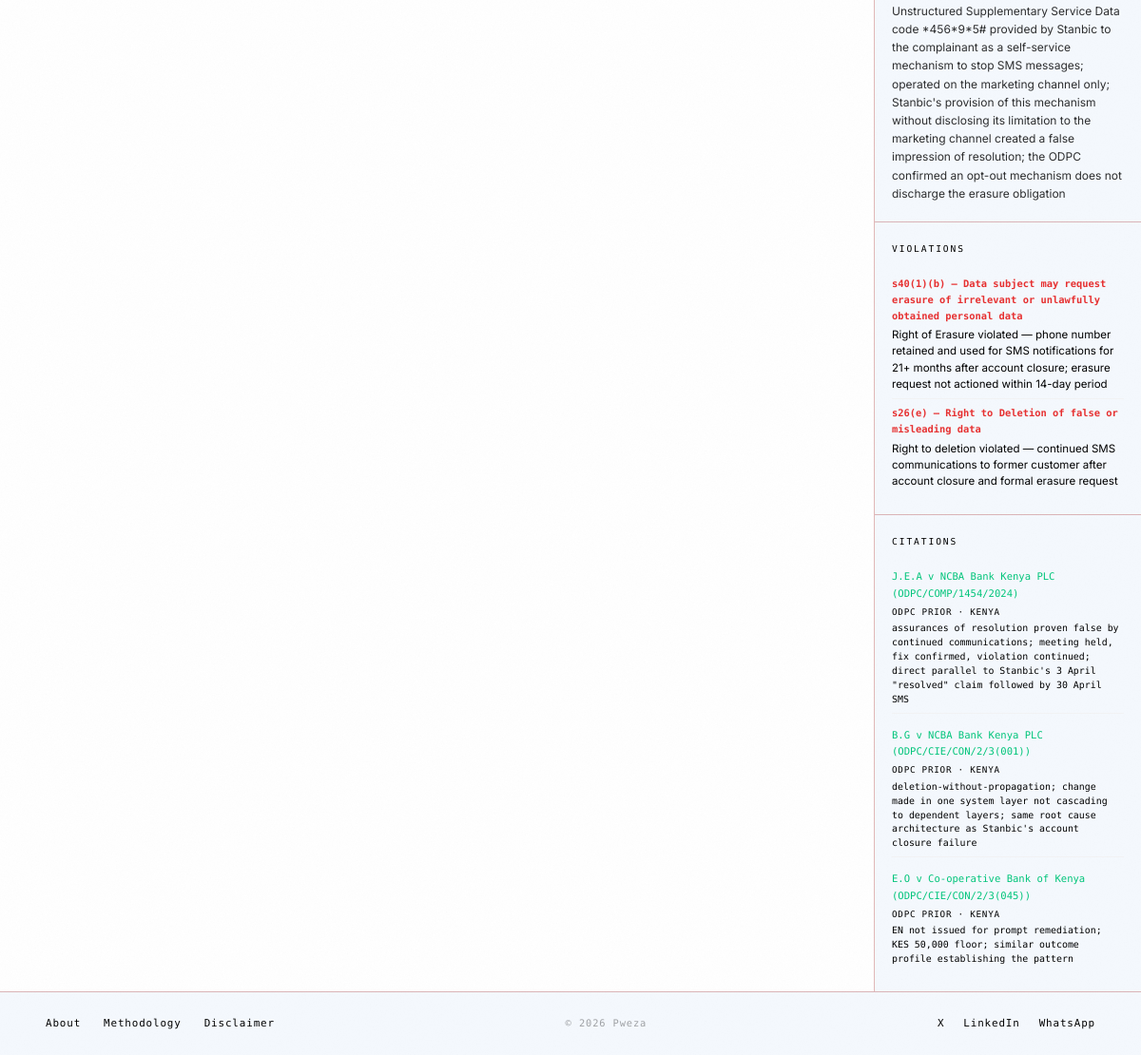
Page /glitch/2 (lower part) on the earlier database version.
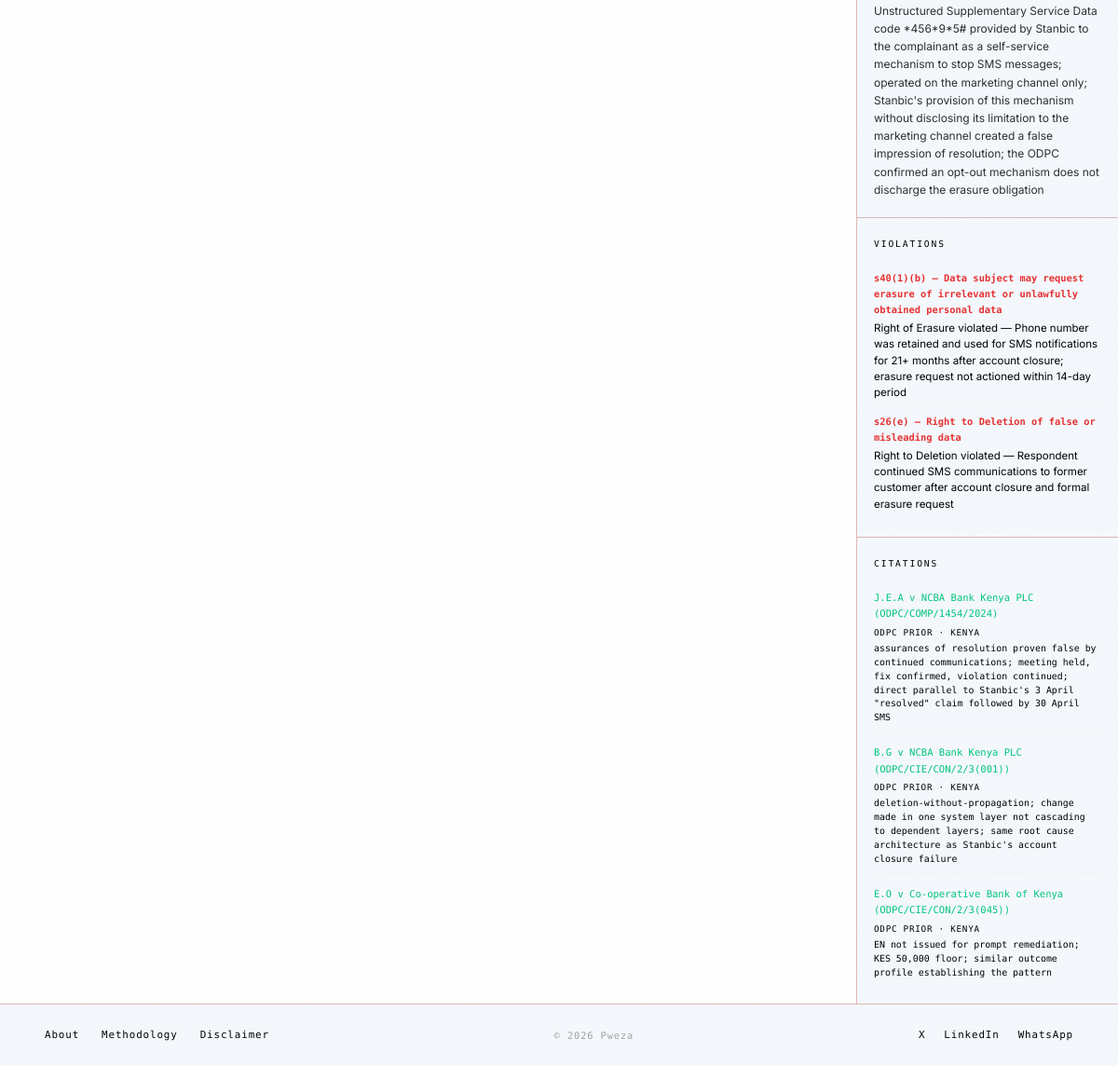
Same page on the later database version.
### tables this page shows
CREATE TABLE violations (
    id                  INTEGER PRIMARY KEY AUTOINCREMENT,
    determination_id    INTEGER NOT NULL
                            REFERENCES determinations(id) ON DELETE CASCADE,
    section_id      	INTEGER
                            REFERENCES sections(id) ON DELETE SET NULL,
    violation_type      TEXT,               -- human-readable description
    severity            REAL DEFAULT 0,     -- 0–5 scale
    recurring_pattern   INTEGER DEFAULT 0,  -- BOOLEAN: 1 = seen across cases
    section_number_raw	TEXT,  -- denormalised from source, used as fallback display
    created_at          TEXT DEFAULT (datetime('now'))
);

CREATE TABLE sections (
    id                INTEGER PRIMARY KEY AUTOINCREMENT,
    section_number    TEXT NOT NULL UNIQUE,  -- e.g. "25", "26(a)", "30(1)(b)"
    act_name          TEXT DEFAULT 'Data Protection Act, 2019',
    title             TEXT,                  -- short human-readable description
    thematic_category TEXT,                  -- "Consent", "Data Subject Rights"
    created_at        TEXT DEFAULT (datetime('now'))
);

### app.py (the view)
@app.route("/glitch/<int:glitch_id>")
def glitch_detail(glitch_id):
    db    = get_db()
    entry = db.execute("SELECT * FROM glitch WHERE id = ?", (glitch_id,)).fetchone()
    if not entry:
        return render_template("404.html"), 404
    det = None
    terms = []
    citations = []
    violations = []
    if entry["determination_id"]:
        det = db.execute(
            "SELECT * FROM determinations WHERE id = ?",
            (entry["determination_id"],),
        ).fetchone()
        terms = db.execute(
            "SELECT term, definition, category FROM technical_terms "
            "WHERE determination_id = ? ORDER BY term",
            (entry["determination_id"],),
        ).fetchall()
        citations = db.execute(
            "SELECT cited_reference, cited_type, jurisdiction, citation_context "
            "FROM cross_citations WHERE citing_case_id = ? ORDER BY cited_type",
            (entry["determination_id"],),
        ).fetchall()
        violations = db.execute(
            """
            SELECT v.violation_type, v.severity, s.section_number, s.title AS section_title
            FROM violations v
            LEFT JOIN sections s ON s.id = v.section_id
            WHERE v.determination_id = ?
            ORDER BY v.severity DESC
            """,
            (entry["determination_id"],),
        ).fetchall()
    return render_template(
        "glitchDetail.html",
        active_nav="glitch",
        entry=entry,
        det=det,
        terms=terms,
        citations=citations,
        violations=violations,
    )

### app.py (called while the page is built)
def get_db():
    db = getattr(g, "_database", None)
    if db is None:
        db = g._database = sqlite3.connect(DB_PATH)
        db.row_factory = sqlite3.Row
        db.execute("PRAGMA journal_mode=WAL;")
        db.execute("PRAGMA foreign_keys=ON;")
    return db

@app.context_processor
def inject_globals():
    return {
        "current_year": datetime.now().year,
    }

### templates/glitchDetail.html (shortened to what this page needs)
{% extends "base.html" %}
{% block content %}
{% if det %}
  {% set case_title = (det.complainant_initials or det.complainant or '?') + ' v ' + det.respondent %}
{% else %}
  {% set case_title = '' %}
{% endif %}
{% set layer_colours = {
  'application layer':    '#F5A623',
  'process layer':        '#E63030',
  'policy layer':         '#1A6EFF',
  'human layer':          '#00E5A0',
  'infrastructure layer': '#1a1a1a',
} %}
{% set layer_parts = [] %}
{% set themes = [] %}
{% if entry.technical_failure %}
  {% set overview = entry.technical_failure[:280].rsplit(' ', 1)[0] + '…'
     if entry.technical_failure|length > 280
     else entry.technical_failure %}
{% else %}
  {% set overview = '' %}
{% endif %}
<div class="gd-body">
  <div class="gd-main">
    <div id="gdPanel" class="gd-panel">
    </div>
  </div>
  <aside class="gd-sidebar">
    {% if terms %}
    <div class="gd-sidebar-block">
      <div class="gd-keywords">
        {% for t in terms %}
        <div class="gd-keyword-item">
          <div class="gd-keyword-def">{{ t.definition }}</div>
        </div>
        {% endfor %}
      </div>
    </div>
    {% endif %}
    {% if violations %}
    <div class="gd-sidebar-block">
      <div class="gd-sidebar-heading">Violations</div>
      {% for v in violations %}
      <div class="gd-violation-item">
        <span class="gd-violation-section">s{{ v.section_number or '?' }}{% if v.section_title %} — {{ v.section_title }}{% endif %}</span>
        {% if v.violation_type %}
        <span class="gd-violation-type">{{ v.violation_type }}</span>
        {% endif %}
      </div>
      {% endfor %}
    </div>
    {% endif %}
    {% if citations %}
    <div class="gd-sidebar-block">
      <div class="gd-sidebar-heading">Citations</div>
      <div class="gd-citation-list">
        {% for c in citations %}
        <div class="gd-citation-item">
          <span class="gd-citation-ref">{{ c.cited_reference }}</span>
          {% if c.cited_type %}
          <span class="gd-citation-type">{{ c.cited_type.replace('_', ' ') }}{% if c.jurisdiction %} · {{ c.jurisdiction }}{% endif %}</span>
          {% endif %}
          {% if c.citation_context %}
          <span style="font-size:0.62rem; color:var(--earth-warm); line-height:1.5;">{{ c.citation_context }}</span>
          {% endif %}
        </div>
        {% endfor %}
      </div>
    </div>
    {% endif %}
  </aside>
</div>
{% endblock %}

Differences in the rows shown:
changed violations: violation_type "…of Erasure violated — phone number retained and used for…" → "…of Erasure violated — Phone number was retained and used for…"
changed violations "Right to Deletion of false or misleading data": violation_type "Right to deletion violated — continued SMS communications to former customer after account closure and formal erasure request" → "Right to Deletion violated — Respondent continued SMS communications to former customer after account closure and formal erasure request"
